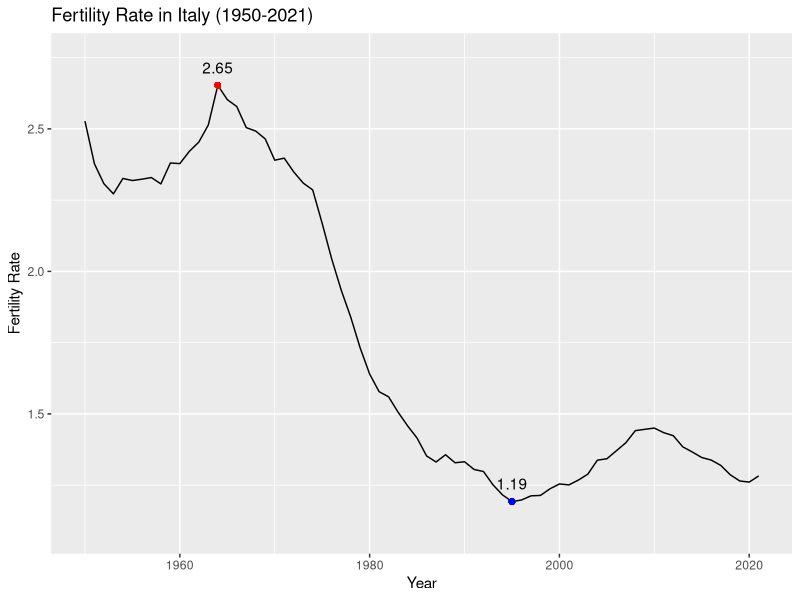
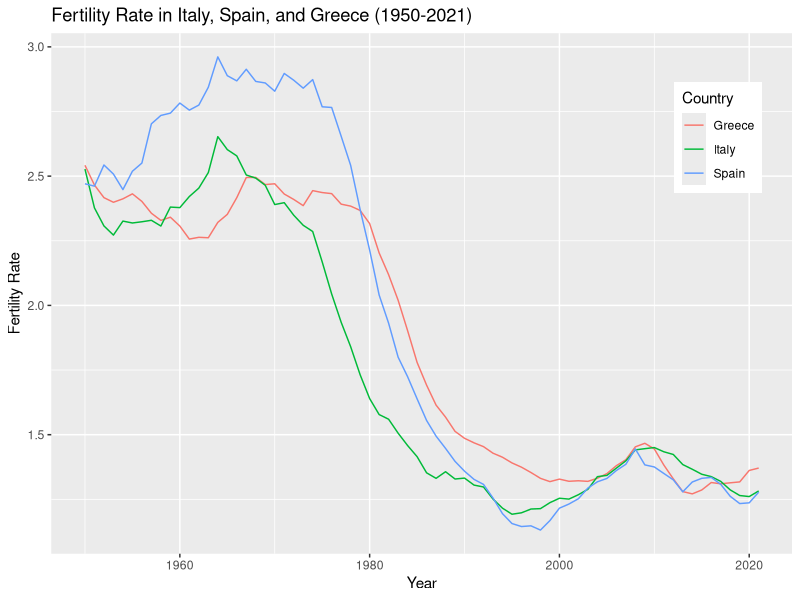
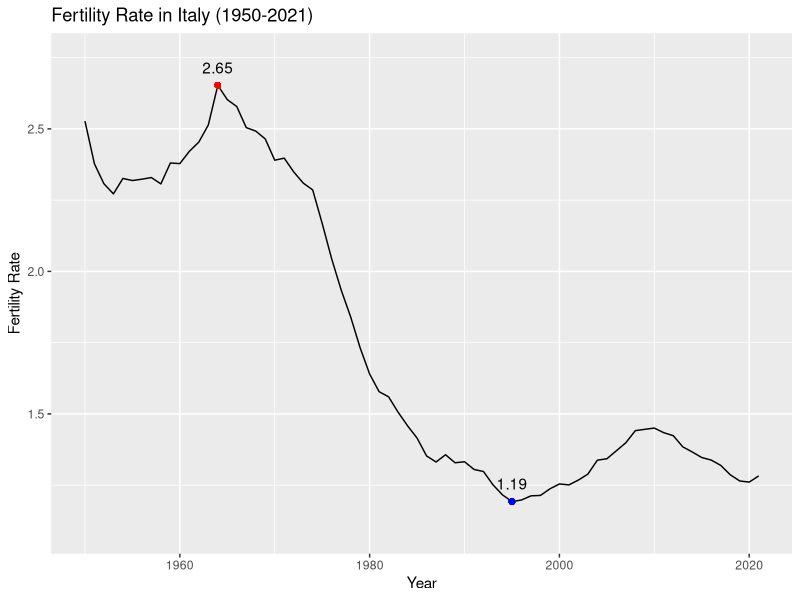
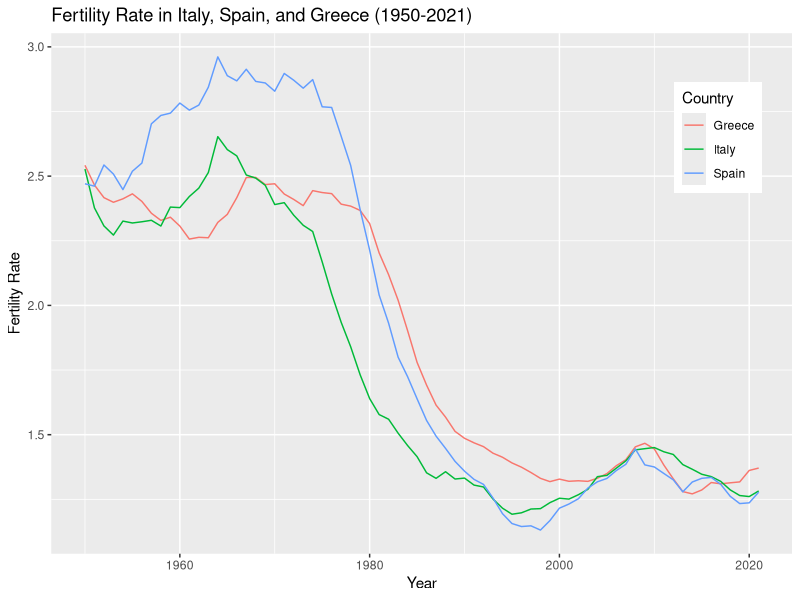

The R source for these figures, in order:
## ---- chunk 1
ass3 <- read.csv("fertility.csv")
## ---- chunk 2
library(ggplot2)

italy_data <- subset(ass3, Entity == "Italy" & Year >= 1950 & Year <= 2021)

max_fr <- max(italy_data$FR)
min_fr <- min(italy_data$FR)
max_year <- italy_data$Year[which.max(italy_data$FR)]
min_year <- italy_data$Year[which.min(italy_data$FR)]

p1 <- ggplot(italy_data, aes(x = Year, y = FR)) +
  geom_line() +
  geom_point(aes(x = max_year, y = max_fr), color = "red") +
  geom_point(aes(x = min_year, y = min_fr), color = "blue") +
  annotate("text", x = max_year, y = max_fr, label = round(max_fr, 2), vjust = -1) +
  annotate("text", x = min_year, y = min_fr, label = round(min_fr, 2), vjust = -1) +
  ylim(min_fr - 0.1, max_fr + 0.1) +
  ggtitle("Fertility Rate in Italy (1950-2021)") +
  xlab("Year") +
  ylab("Fertility Rate")

ggsave("plot1.png", plot = p1)

print(p1)
## ---- chunk 3
countries_data <- subset(ass3, Entity %in% c("Italy", "Spain", "Greece") & Year >= 1950 & Year <= 2021)

p2 <- ggplot(countries_data, aes(x = Year, y = FR, color = Entity)) +
  geom_line() +
  theme(legend.position = c(0.9, 0.8)) +
  labs(color = "Country") +
  ggtitle("Fertility Rate in Italy, Spain, and Greece (1950-2021)") +
  xlab("Year") +
  ylab("Fertility Rate")

ggsave("plot2.png", plot = p2)

print(p2)
## ---- chunk 4

## ---- chunk 5

## ---- chunk 6

## ---- chunk 7

## ---- chunk 8
